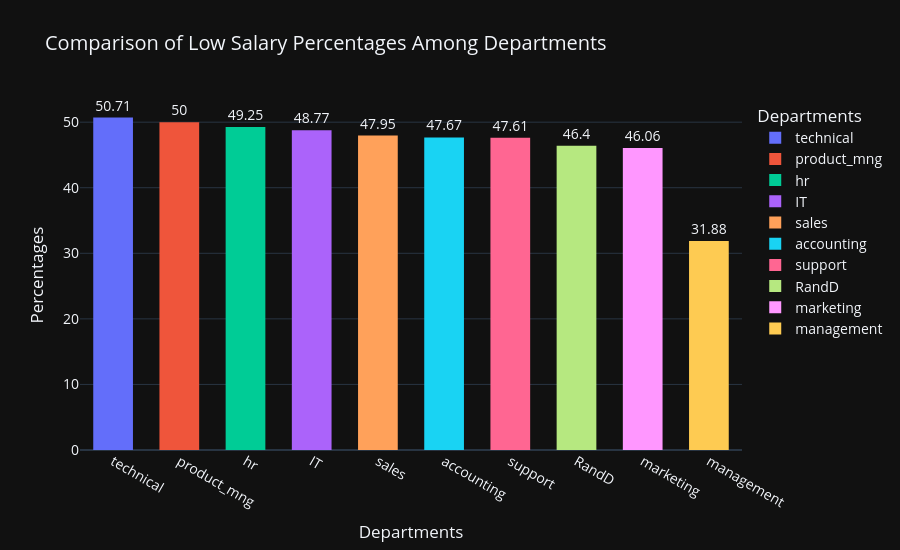

Notebook code cell kept with this figure:
### Code cell
fig = px.bar(low_per, x='department', y='perc', color='department', 
             title='Comparison of Low Salary Percentages Among Departments',
             labels={'department':'Department', 'perc':'Percentage'},
            text='perc', template='plotly_dark+presentation')

fig.update_layout(
    xaxis_title='Departments',
    yaxis_title='Percentages',
    legend_title='Departments',
    font=dict(size=14),
    title_font_size=20,
    barmode='overlay',
    width=900,
    height=550
)

fig.update_traces(marker_line_width=0, hovertemplate='<b>%{x}</b><br>Employees: %{y}<br>',
                 textposition='outside', width=0.6)
fig.show();

### Figure 1 — Plotly figure (JSON) as saved in the notebook; plotly's stock layout.template omitted (floating-point values rounded to 4 significant figures)
{"data": [{"alignmentgroup": "True", "hovertemplate": "<b>%{x}</b><br>Employees: %{y}<br>", "legendgroup": "technical", "marker": {"color": "#636efa", "line": {"width": 0}, "pattern": {"shape": ""}}, "name": "technical", "offsetgroup": "technical", "orientation": "v", "showlegend": true, "text": [50.71], "textposition": "outside", "type": "bar", "width": 0.6, "x": ["technical"], "xaxis": "x", "y": [50.71], "yaxis": "y"}, {"alignmentgroup": "True", "hovertemplate": "<b>%{x}</b><br>Employees: %{y}<br>", "legendgroup": "product_mng", "marker": {"color": "#EF553B", "line": {"width": 0}, "pattern": {"shape": ""}}, "name": "product_mng", "offsetgroup": "product_mng", "orientation": "v", "showlegend": true, "text": [50], "textposition": "outside", "type": "bar", "width": 0.6, "x": ["product_mng"], "xaxis": "x", "y": [50], "yaxis": "y"}, {"alignmentgroup": "True", "hovertemplate": "<b>%{x}</b><br>Employees: %{y}<br>", "legendgroup": "hr", "marker": {"color": "#00cc96", "line": {"width": 0}, "pattern": {"shape": ""}}, "name": "hr", "offsetgroup": "hr", "orientation": "v", "showlegend": true, "text": [49.25], "textposition": "outside", "type": "bar", "width": 0.6, "x": ["hr"], "xaxis": "x", "y": [49.25], "yaxis": "y"}, {"alignmentgroup": "True", "hovertemplate": "<b>%{x}</b><br>Employees: %{y}<br>", "legendgroup": "IT", "marker": {"color": "#ab63fa", "line": {"width": 0}, "pattern": {"shape": ""}}, "name": "IT", "offsetgroup": "IT", "orientation": "v", "showlegend": true, "text": [48.77], "textposition": "outside", "type": "bar", "width": 0.6, "x": ["IT"], "xaxis": "x", "y": [48.77], "yaxis": "y"}, {"alignmentgroup": "True", "hovertemplate": "<b>%{x}</b><br>Employees: %{y}<br>", "legendgroup": "sales", "marker": {"color": "#FFA15A", "line": {"width": 0}, "pattern": {"shape": ""}}, "name": "sales", "offsetgroup": "sales", "orientation": "v", "showlegend": true, "text": [47.95], "textposition": "outside", "type": "bar", "width": 0.6, "x": ["sales"], "xaxis": "x", "y": [47.95], "yaxis": "y"}, {"alignmentgroup": "True", "hovertemplate": "<b>%{x}</b><br>Employees: %{y}<br>", "legendgroup": "accounting", "marker": {"color": "#19d3f3", "line": {"width": 0}, "pattern": {"shape": ""}}, "name": "accounting", "offsetgroup": "accounting", "orientation": "v", "showlegend": true, "text": [47.67], "textposition": "outside", "type": "bar", "width": 0.6, "x": ["accounting"], "xaxis": "x", "y": [47.67], "yaxis": "y"}, {"alignmentgroup": "True", "hovertemplate": "<b>%{x}</b><br>Employees: %{y}<br>", "legendgroup": "support", "marker": {"color": "#FF6692", "line": {"width": 0}, "pattern": {"shape": ""}}, "name": "support", "offsetgroup": "support", "orientation": "v", "showlegend": true, "text": [47.61], "textposition": "outside", "type": "bar", "width": 0.6, "x": ["support"], "xaxis": "x", "y": [47.61], "yaxis": "y"}, {"alignmentgroup": "True", "hovertemplate": "<b>%{x}</b><br>Employees: %{y}<br>", "legendgroup": "RandD", "marker": {"color": "#B6E880", "line": {"width": 0}, "pattern": {"shape": ""}}, "name": "RandD", "offsetgroup": "RandD", "orientation": "v", "showlegend": true, "text": [46.4], "textposition": "outside", "type": "bar", "width": 0.6, "x": ["RandD"], "xaxis": "x", "y": [46.4], "yaxis": "y"}, {"alignmentgroup": "True", "hovertemplate": "<b>%{x}</b><br>Employees: %{y}<br>", "legendgroup": "marketing", "marker": {"color": "#FF97FF", "line": {"width": 0}, "pattern": {"shape": ""}}, "name": "marketing", "offsetgroup": "marketing", "orientation": "v", "showlegend": true, "text": [46.06], "textposition": "outside", "type": "bar", "width": 0.6, "x": ["marketing"], "xaxis": "x", "y": [46.06], "yaxis": "y"}, {"alignmentgroup": "True", "hovertemplate": "<b>%{x}</b><br>Employees: %{y}<br>", "legendgroup": "management", "marker": {"color": "#FECB52", "line": {"width": 0}, "pattern": {"shape": ""}}, "name": "management", "offsetgroup": "management", "orientation": "v", "showlegend": true, "text": [31.88], "textposition": "outside", "type": "bar", "width": 0.6, "x": ["management"], "xaxis": "x", "y": [31.88], "yaxis": "y"}], "layout": {"barmode": "overlay", "font": {"size": 14}, "height": 550, "legend": {"title": {"text": "Departments"}, "tracegroupgap": 0}, "title": {"font": {"size": 20}, "text": "Comparison of Low Salary Percentages Among Departments"}, "width": 900, "xaxis": {"anchor": "y", "categoryarray": ["technical", "product_mng", "hr", "IT", "sales", "accounting", "support", "RandD", "marketing", "management"], "categoryorder": "array", "domain": [0, 1], "title": {"text": "Departments"}}, "yaxis": {"anchor": "x", "domain": [0, 1], "title": {"text": "Percentages"}}}}
